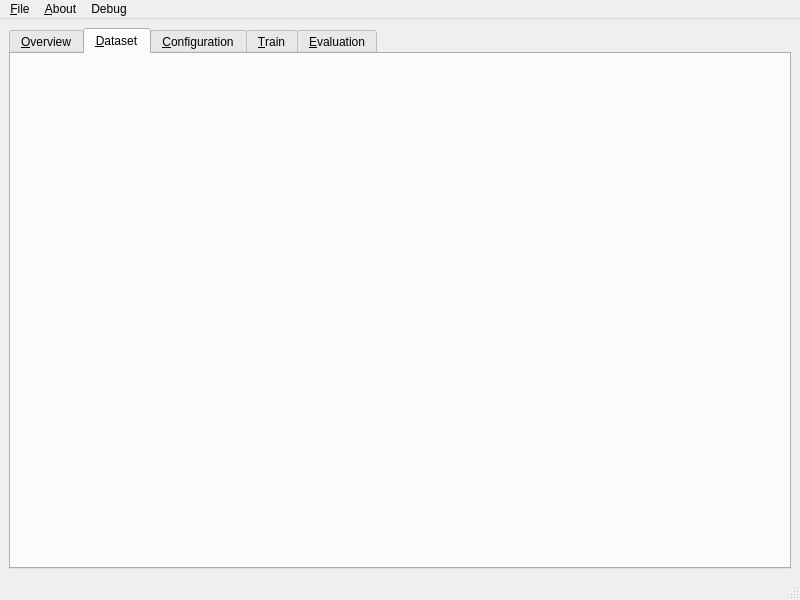
<?xml version="1.0" encoding="UTF-8"?>
<ui version="4.0">
 <class>MainWindow</class>
 <widget class="QMainWindow" name="MainWindow">
  <property name="geometry">
   <rect>
    <x>0</x>
    <y>0</y>
    <width>800</width>
    <height>600</height>
   </rect>
  </property>
  <property name="windowTitle">
   <string>NNCrystal Trainer</string>
  </property>
  <property name="windowIcon">
   <iconset resource="../../resources/icons.qrc">
    <normaloff>:/icons/app_icon</normaloff>:/icons/app_icon</iconset>
  </property>
  <widget class="QWidget" name="centralwidget">
   <layout class="QGridLayout" name="gridLayout">
    <item row="0" column="0">
     <widget class="QTabWidget" name="tabWidget">
      <property name="currentIndex">
       <number>1</number>
      </property>
      <widget class="QWidget" name="tab_overview">
       <attribute name="title">
        <string>&amp;Overview</string>
       </attribute>
       <layout class="QGridLayout" name="gridLayout_2">
        <item row="0" column="0">
         <layout class="QVBoxLayout" name="verticalLayout">
          <item>
           <widget class="OverviewWidget" name="widget" native="true"/>
          </item>
         </layout>
        </item>
       </layout>
      </widget>
      <widget class="QWidget" name="tab_dataset">
       <attribute name="title">
        <string>&amp;Dataset</string>
       </attribute>
       <layout class="QGridLayout" name="gridLayout_3">
        <item row="0" column="0">
         <layout class="QVBoxLayout" name="verticalLayout_2">
          <item>
           <widget class="DatasetWidget" name="widget_2" native="true"/>
          </item>
         </layout>
        </item>
       </layout>
      </widget>
      <widget class="QWidget" name="tab_config">
       <attribute name="title">
        <string>&amp;Configuration</string>
       </attribute>
       <layout class="QVBoxLayout" name="verticalLayout_3">
        <item>
         <widget class="ConfigWidget" name="widget_3" native="true"/>
        </item>
       </layout>
      </widget>
      <widget class="QWidget" name="tab_train">
       <attribute name="title">
        <string>&amp;Train</string>
       </attribute>
      </widget>
      <widget class="QWidget" name="tab_evaluation">
       <attribute name="title">
        <string>&amp;Evaluation</string>
       </attribute>
      </widget>
     </widget>
    </item>
   </layout>
  </widget>
  <widget class="QMenuBar" name="menubar">
   <property name="geometry">
    <rect>
     <x>0</x>
     <y>0</y>
     <width>800</width>
     <height>22</height>
    </rect>
   </property>
   <widget class="QMenu" name="menu_File">
    <property name="title">
     <string>&amp;File</string>
    </property>
    <addaction name="separator"/>
    <addaction name="action_Exit"/>
   </widget>
   <widget class="QMenu" name="menuAbout">
    <property name="title">
     <string>&amp;About</string>
    </property>
    <addaction name="action_About"/>
   </widget>
   <widget class="QMenu" name="menuDebug">
    <property name="title">
     <string>Debug</string>
    </property>
    <addaction name="actionShow_states"/>
   </widget>
   <addaction name="menu_File"/>
   <addaction name="menuAbout"/>
   <addaction name="menuDebug"/>
  </widget>
  <widget class="QStatusBar" name="statusbar"/>
  <action name="action_Exit">
   <property name="text">
    <string>&amp;Exit</string>
   </property>
  </action>
  <action name="action_About">
   <property name="text">
    <string>&amp;About</string>
   </property>
  </action>
  <action name="actionShow_states">
   <property name="text">
    <string>Display States</string>
   </property>
  </action>
 </widget>
 <customwidgets>
  <customwidget>
   <class>OverviewWidget</class>
   <extends>QWidget</extends>
   <header>components/overview</header>
   <container>1</container>
  </customwidget>
  <customwidget>
   <class>DatasetWidget</class>
   <extends>QWidget</extends>
   <header>components/dataset</header>
   <container>1</container>
  </customwidget>
  <customwidget>
   <class>ConfigWidget</class>
   <extends>QWidget</extends>
   <header>components/config</header>
   <container>1</container>
  </customwidget>
 </customwidgets>
 <resources>
  <include location="../../resources/icons.qrc"/>
 </resources>
 <connections/>
</ui>
